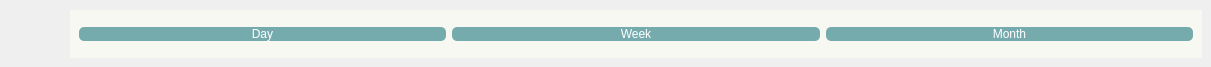
      <widget class="QWidget" name="calender_header_buttons">
       <widget class="QFrame" name="calender_frame">
        <property name="geometry">
         <rect>
          <x>70</x>
          <y>10</y>
          <width>1132</width>
          <height>48</height>
         </rect>
        </property>
        <property name="styleSheet">
         <string notr="true">color: #333;
background-color: #f8f8f2;
background-image: none;</string>
        </property>
        <property name="frameShape">
         <enum>QFrame::NoFrame</enum>
        </property>
        <property name="frameShadow">
         <enum>QFrame::Raised</enum>
        </property>
        <layout class="QGridLayout" name="gridLayout_12">
         <item row="0" column="0">
          <widget class="QPushButton" name="day_button">
           <property name="cursor">
            <cursorShape>OpenHandCursor</cursorShape>
           </property>
           <property name="styleSheet">
            <string notr="true">QPushButton {
	border-radius: 5px;
	color: #fff;
	background-color: #76ABAE;
}

QPushButton:hover {
	background-color: #828786;
	color: #fff;
	border-radius: 10px;
}</string>
           </property>
           <property name="text">
            <string>Day</string>
           </property>
           <property name="icon">
            <iconset resource="openauto_resources.qrc">
             <normaloff>:/resources/Icons/calendar.png</normaloff>:/resources/Icons/calendar.png</iconset>
           </property>
           <property name="iconSize">
            <size>
             <width>30</width>
             <height>30</height>
            </size>
           </property>
           <property name="flat">
            <bool>true</bool>
           </property>
          </widget>
         </item>
         <item row="0" column="2">
          <widget class="QPushButton" name="month_button">
           <property name="cursor">
            <cursorShape>OpenHandCursor</cursorShape>
           </property>
           <property name="styleSheet">
            <string notr="true">QPushButton {
	border-radius: 5px;
	color: #fff;
	background-color: #76ABAE;
}

QPushButton:hover {
	background-color: #828786;
	color: #fff;
	border-radius: 10px;
}</string>
           </property>
           <property name="text">
            <string>Month</string>
           </property>
           <property name="icon">
            <iconset resource="openauto_resources.qrc">
             <normaloff>:/resources/Icons/menu-burger.png</normaloff>:/resources/Icons/menu-burger.png</iconset>
           </property>
           <property name="iconSize">
            <size>
             <width>30</width>
             <height>30</height>
            </size>
           </property>
           <property name="flat">
            <bool>true</bool>
           </property>
          </widget>
         </item>
         <item row="0" column="1">
          <widget class="QPushButton" name="week_button">
           <property name="cursor">
            <cursorShape>OpenHandCursor</cursorShape>
           </property>
           <property name="styleSheet">
            <string notr="true">QPushButton {
	border-radius: 5px;
	color: #fff;
	background-color: #76ABAE;
}

QPushButton:hover {
	background-color: #828786;
	color: #fff;
	border-radius: 10px;
}</string>
           </property>
           <property name="text">
            <string>Week</string>
           </property>
           <property name="icon">
            <iconset resource="openauto_resources.qrc">
             <normaloff>:/resources/Icons/calendar.png</normaloff>:/resources/Icons/calendar.png</iconset>
           </property>
           <property name="iconSize">
            <size>
             <width>30</width>
             <height>30</height>
            </size>
           </property>
           <property name="flat">
            <bool>true</bool>
           </property>
          </widget>
         </item>
        </layout>
       </widget>
      </widget>
